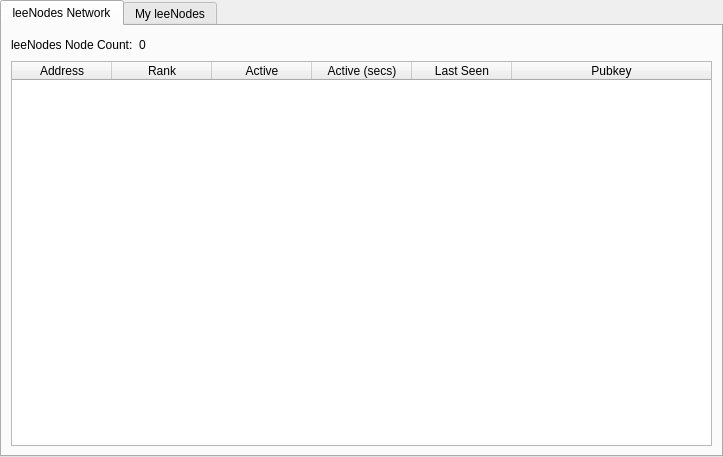
<?xml version="1.0" encoding="UTF-8"?>
<ui version="4.0">
 <class>MasternodeManager</class>
 <widget class="QWidget" name="MasternodeManager">
  <property name="geometry">
   <rect>
    <x>0</x>
    <y>0</y>
    <width>723</width>
    <height>457</height>
   </rect>
  </property>
  <property name="windowTitle">
   <string>Form</string>
  </property>
  <layout class="QVBoxLayout" name="topLayout">
   <property name="leftMargin">
    <number>0</number>
   </property>
   <property name="topMargin">
    <number>0</number>
   </property>
   <property name="rightMargin">
    <number>0</number>
   </property>
   <property name="bottomMargin">
    <number>0</number>
   </property>
   <item>
    <layout class="QVBoxLayout" name="verticalLayout">
     <property name="bottomMargin">
      <number>0</number>
     </property>
     <item>
      <widget class="QTabWidget" name="tabWidget">
       <property name="currentIndex">
        <number>0</number>
       </property>
       <widget class="QWidget" name="tab">
        <attribute name="title">
         <string>leeNodes Network</string>
        </attribute>
        <layout class="QGridLayout" name="gridLayout">
         <item row="1" column="0">
          <widget class="QTableWidget" name="tableWidget">
           <property name="editTriggers">
            <set>QAbstractItemView::NoEditTriggers</set>
           </property>
           <property name="alternatingRowColors">
            <bool>true</bool>
           </property>
           <property name="selectionBehavior">
            <enum>QAbstractItemView::SelectRows</enum>
           </property>
           <attribute name="horizontalHeaderStretchLastSection">
            <bool>true</bool>
           </attribute>
           <column>
            <property name="text">
             <string>Address</string>
            </property>
           </column>
           <column>
            <property name="text">
             <string>Rank</string>
            </property>
           </column>
           <column>
            <property name="text">
             <string>Active</string>
            </property>
           </column>
           <column>
            <property name="text">
             <string>Active (secs)</string>
            </property>
           </column>
           <column>
            <property name="text">
             <string>Last Seen</string>
            </property>
           </column>
           <column>
            <property name="text">
             <string>Pubkey</string>
            </property>
           </column>
          </widget>
         </item>
         <item row="0" column="0">
          <layout class="QHBoxLayout" name="horizontalLayout_3">
           <property name="bottomMargin">
            <number>0</number>
           </property>
           <item>
            <widget class="QLabel" name="label_2">
             <property name="text">
              <string>leeNodes Node Count:</string>
             </property>
            </widget>
           </item>
           <item>
            <widget class="QLabel" name="countLabel">
             <property name="text">
              <string>0</string>
             </property>
            </widget>
           </item>
           <item>
            <spacer name="horizontalSpacer_3">
             <property name="orientation">
              <enum>Qt::Horizontal</enum>
             </property>
             <property name="sizeHint" stdset="0">
              <size>
               <width>40</width>
               <height>20</height>
              </size>
             </property>
            </spacer>
           </item>
          </layout>
         </item>
        </layout>
       </widget>
       <widget class="QWidget" name="tab_2">
        <attribute name="title">
         <string>My leeNodes</string>
        </attribute>
        <layout class="QGridLayout" name="gridLayout_2">
         <item row="0" column="0">
          <layout class="QVBoxLayout" name="verticalLayout_2">
           <property name="bottomMargin">
            <number>0</number>
           </property>
           <item>
            <layout class="QHBoxLayout" name="horizontalLayout">
             <item>
              <widget class="QPushButton" name="createButton">
               <property name="text">
                <string>&amp;Create...</string>
               </property>
              </widget>
             </item>
             <item>
              <widget class="QPushButton" name="copyAddressButton">
               <property name="text">
                <string>Copy &amp;Address</string>
               </property>
              </widget>
             </item>
             <item>
              <spacer name="horizontalSpacer">
               <property name="orientation">
                <enum>Qt::Horizontal</enum>
               </property>
               <property name="sizeHint" stdset="0">
                <size>
                 <width>40</width>
                 <height>20</height>
                </size>
               </property>
              </spacer>
             </item>
            </layout>
           </item>
           <item>
            <widget class="QTableWidget" name="tableWidget_2">
             <property name="editTriggers">
              <set>QAbstractItemView::NoEditTriggers</set>
             </property>
             <property name="alternatingRowColors">
              <bool>true</bool>
             </property>
             <property name="selectionMode">
              <enum>QAbstractItemView::SingleSelection</enum>
             </property>
             <property name="selectionBehavior">
              <enum>QAbstractItemView::SelectRows</enum>
             </property>
             <attribute name="horizontalHeaderStretchLastSection">
              <bool>true</bool>
             </attribute>
             <column>
              <property name="text">
               <string>Alias</string>
              </property>
             </column>
             <column>
              <property name="text">
               <string>IP/Onion</string>
              </property>
             </column>
             <column>
              <property name="text">
               <string>Status</string>
              </property>
             </column>
             <column>
              <property name="text">
               <string>Collateral Address</string>
              </property>
             </column>
            </widget>
           </item>
           <item>
            <layout class="QHBoxLayout" name="horizontalLayout_2">
             <property name="bottomMargin">
              <number>0</number>
             </property>
             <item>
              <widget class="QPushButton" name="editButton">
               <property name="text">
                <string>&amp;Edit</string>
               </property>
              </widget>
             </item>
             <item>
              <widget class="QPushButton" name="getConfigButton">
               <property name="text">
                <string>&amp;Get Config</string>
               </property>
              </widget>
             </item>
             <item>
              <widget class="QPushButton" name="removeButton">
               <property name="text">
                <string>&amp;Remove</string>
               </property>
              </widget>
             </item>
             <item>
              <spacer name="horizontalSpacer_2">
               <property name="orientation">
                <enum>Qt::Horizontal</enum>
               </property>
               <property name="sizeHint" stdset="0">
                <size>
                 <width>40</width>
                 <height>20</height>
                </size>
               </property>
              </spacer>
             </item>
            </layout>
           </item>
           <item>
            <layout class="QHBoxLayout" name="horizontalLayout_4">
             <property name="bottomMargin">
              <number>0</number>
             </property>
             <item>
              <widget class="QPushButton" name="startButton">
               <property name="text">
                <string>&amp;Start</string>
               </property>
              </widget>
             </item>
             <item>
              <widget class="QPushButton" name="stopButton">
               <property name="text">
                <string>Sto&amp;p</string>
               </property>
              </widget>
             </item>
             <item>
              <spacer name="horizontalSpacer_4">
               <property name="orientation">
                <enum>Qt::Horizontal</enum>
               </property>
               <property name="sizeHint" stdset="0">
                <size>
                 <width>40</width>
                 <height>20</height>
                </size>
               </property>
              </spacer>
             </item>
            </layout>
           </item>
           <item>
            <layout class="QHBoxLayout" name="horizontalLayout_5">
             <property name="bottomMargin">
              <number>0</number>
             </property>
             <item>
              <widget class="QPushButton" name="startAllButton">
               <property name="text">
                <string>S&amp;tart All</string>
               </property>
              </widget>
             </item>
             <item>
              <widget class="QPushButton" name="stopAllButton">
               <property name="text">
                <string>St&amp;op All</string>
               </property>
              </widget>
             </item>
             <item>
              <spacer name="horizontalSpacer_5">
               <property name="orientation">
                <enum>Qt::Horizontal</enum>
               </property>
               <property name="sizeHint" stdset="0">
                <size>
                 <width>40</width>
                 <height>20</height>
                </size>
               </property>
              </spacer>
             </item>
            </layout>
           </item>
          </layout>
         </item>
        </layout>
       </widget>
      </widget>
     </item>
    </layout>
   </item>
  </layout>
 </widget>
 <resources/>
 <connections/>
</ui>
